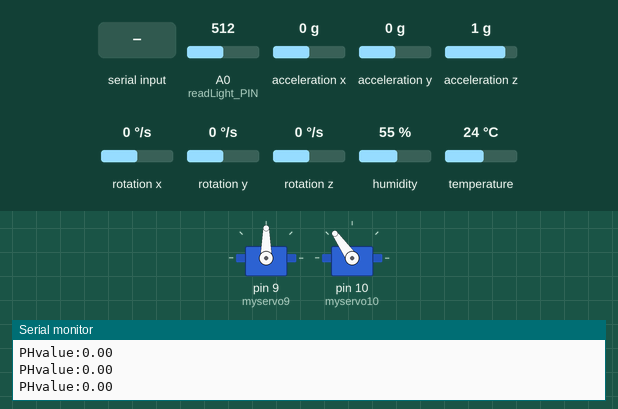
Recording of a sketch running on a simulated Arduino Uno, built with avr-gcc and run on an emulated ATmega328P. On the bench: 2 × servo, the last lines printed to the serial monitor. The inputs (shaded band) are chosen by the test bench; at power-on: A0 (readLight_PIN) = 512, acceleration x 0 g, acceleration y 0 g, acceleration z 1 g, rotation x 0 °/s, rotation y 0 °/s, rotation z 0 °/s, humidity 55 %, temperature 24 °C.

Above: at 6.6 s.
6.7 s: "y=1\n" received over Serial
At 10.64 s:
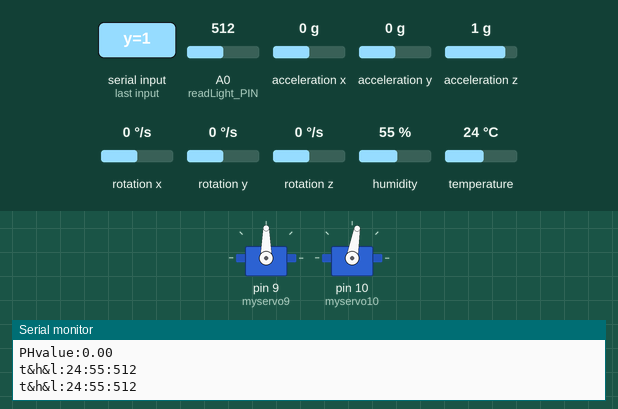
At 12.3 s:
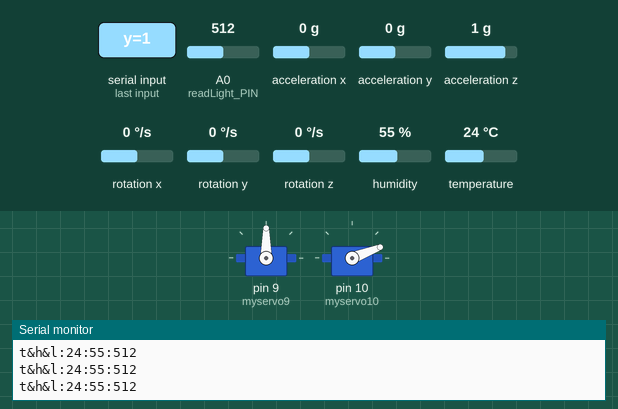
12.7 s: "y=0\n" received over Serial
At 13.59 s:
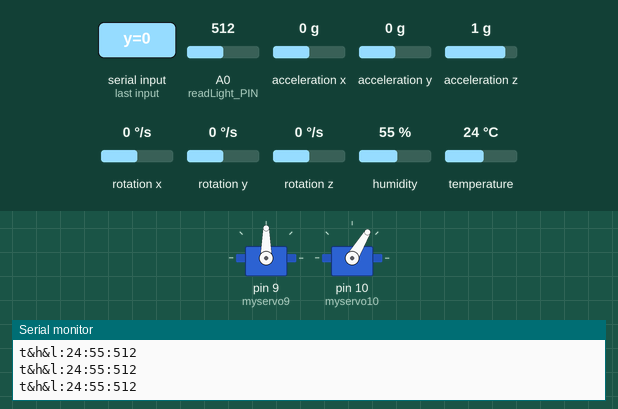
Timing chart, 0 to 16.4 s (numbered marks = the images above; inputs shaded):
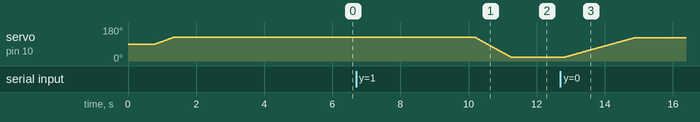

The sketch:

BabyCarriage.ino
```cpp
#include <dht.h>
#include <Servo.h>
#include "Wire.h"
#include "I2Cdev.h"
#include "MPU6050.h"


#define DHT11_PIN 2      //温湿度引脚
#define readLight_PIN A0 //用于读取光敏值的引脚
Servo myservo9;           //用于控制摇床的舵机的对象
Servo myservo10;          //用于控制遮光的舵机的对象
dht DHT;                  //用于读取温湿度的对象
MPU6050 accelgyro;        //用于控制读取六轴传感器的对象


void initModule();
void DHT11();//温湿度读取函数
void readLight();//光敏值读取函数
double  readXYZ();//读取坐标
void uartSend();//串口传输函数
String uartReceive();//串口接收函数
void orderModule(String str1);//执行指令函数
void doubleTochar(double doublex, char* ch); //double转字符数组
void intTochar(int intx, char* ch); //int转字符数组
void shadingModule(int z);//遮光模块函数0：关闭遮光 1：开启遮光
void shakerModule(int y);//摇床模块函数 1:开启摇床 0：关闭摇床且平衡摇床
void autobalanceModule(int p);//自动平衡模块1：开启平衡 0：关闭平衡


int lightValue_int = 0; //光敏值
char shakerValue = 0; //用于存储上次的摇床指令
char shadingValue = 0; //用于存储上次的遮光指令
char autobalanceValue = 0;//用于存储上次自动平衡指令
int pos9 = 0;    // 用于存储摇床舵机位置的变量
int pos10 = 0;    // 用于存储遮光舵机位置的变量
String order;   //用于接收指令
int flag = 1;
double PHvalue = 41; //六轴的平衡值
/************************六轴传感器的所需变量*********************************/
unsigned long now, lastTime = 0;
float dt;                                   //微分时间

int16_t ax, ay, az, gx, gy, gz;             //加速度计陀螺仪原始数据
float aax = 0, aay = 0, aaz = 0, agx = 0, agy = 0, agz = 0; //角度变量
long axo = 0, ayo = 0, azo = 0;             //加速度计偏移量
long gxo = 0, gyo = 0, gzo = 0;             //陀螺仪偏移量

float pi = 3.1415926;
float AcceRatio = 16384.0;                  //加速度计比例系数
float GyroRatio = 131.0;                    //陀螺仪比例系数

uint8_t n_sample = 8;                       //加速度计滤波算法采样个数
float aaxs[8] = {0}, aays[8] = {0}, aazs[8] = {0};         //x,y轴采样队列
long aax_sum, aay_sum, aaz_sum;                     //x,y轴采样和

float a_x[10] = {0}, a_y[10] = {0}, a_z[10] = {0} , g_x[10] = {0} , g_y[10] = {0}, g_z[10] = {0}; //加速度计协方差计算队列
float Px = 1, Rx, Kx, Sx, Vx, Qx;           //x轴卡尔曼变量
float Py = 1, Ry, Ky, Sy, Vy, Qy;           //y轴卡尔曼变量
float Pz = 1, Rz, Kz, Sz, Vz, Qz;           //z轴卡尔曼变量
/***************************************************************************/


void setup() {
  Serial.begin(115200);
  myservo9.attach(9);  // 舵机控制信号引脚
  myservo10.attach(10);  // 舵机控制信号引脚

  /*************六轴传感器初始化部分*******************/
  Wire.begin();
  accelgyro.initialize();                 //初始化

  unsigned short times = 200;             //采样次数
  for (int i = 0; i < times; i++)
  {
    accelgyro.getMotion6(&ax, &ay, &az, &gx, &gy, &gz); //读取六轴原始数值
    axo += ax; ayo += ay; azo += az;      //采样和
    gxo += gx; gyo += gy; gzo += gz;
  }
  axo /= times; ayo /= times; azo /= times; //计算加速度计偏移
  gxo /= times; gyo /= times; gzo /= times; //计算陀螺仪偏移
  /*************六轴传感器初始化部分*******************/
  initModule();//初始化零件
}


void loop() {

  int x;
  if(flag==1){
    initModule();//初始化零件
    flag=0;
  }

  DHT11();//获取温湿度
  readLight();//获取光敏
  uartSend();//发送数值
  order = uartReceive();//获取命令
  orderModule(order);//执行命令
  //x = readXYZ();
  //Serial.print("XXXX:");
  //Serial.println(x);
  delay(500);

}
void initModule() {

  int p9, p10,flag1=0;
  //摇床舵机初始化
  if (p9 = myservo9.read() > 90)
    for (p9 = myservo9.read(); p9 > 90; p9--) {
      myservo9.write(p9);
    }
  else if (p9 = myservo9.read() < 90)
    for (p9 = myservo9.read(); p9 < 90; p9++) {
      myservo9.write(p9);
      delay(15);
    }
  //遮光舵机初始化
  if (p10 = myservo10.read() < 125)
    for (p10 = myservo9.read(); p10 <= 125; p10++) {
      myservo10.write(p10);
      delay(15);
    }
  //坐标稳定
  while(flag1 < 20) {
    PHvalue = readXYZ();
    Serial.print("PHvalue:");
    Serial.println(PHvalue);
    flag1++;
    delay(200);
  }

}


void orderModule(String str) { //执行指令P:平衡 Y摇床 Z遮光
  //第一位字符 控制自动平衡
  if (str.charAt(0) != '0' && (str.charAt(0) == '1' || autobalanceValue == '1')) {
    //Serial.println("bbbbbbbbbbbbbbbbbbbbbbbb");
    autobalanceModule(1);//开启平衡
   // Serial.println("ssssssssssssssssssssssss");
    autobalanceValue = '1'; //更新值
  }
  else if (str.charAt(0) != '1' && (str.charAt(0) == '0' || autobalanceValue == '0')) {
    autobalanceModule(0);//关闭平衡
    autobalanceValue = '0'; //更新值
  }
  //第二位字符 控制摇床
  if (str.charAt(1) != '0' && (str.charAt(1) == '1' || shakerValue == '1')) {
    shakerModule(1);//开启摇床
    shakerValue = '1'; //更新值
  }
  else if (str.charAt(1) != '1' && (str.charAt(1) == '0' || shakerValue == '0')) {
    shakerModule(0);//关闭摇床
    shakerValue = '0'; //更新值
  }
  //第三位字符 控制遮光
  if (str.charAt(2) == '1') {
    shadingModule(1);//开启遮光
    shadingValue = '1'; //更新值
  }
  else if (str.charAt(2) == '0') {
    shadingModule(0);//开启遮光
    shadingValue = '0'; //更新值
  }
}


void autobalanceModule(int p) {
  int  posx ;
  int flag=0;
  double agx = 100;
  int n=15;
  //int nexttime = millis() + 50000; //运行10秒
  //int nowtime = 0;
  if (p == 1 ) {
    while(n--){
      agx = readXYZ();
      //Serial.println(agx);
    }


    if (agx==100) {
      agx = readXYZ();
    }
    if (agx != 100) {
      posx = myservo9.read();
      while (agx > PHvalue + 5.5 || agx < PHvalue - 5.5) { //agx超出平衡范围 进入调整

        while (agx < PHvalue - 5.5 && posx < 180) {
          posx++;
          n=5;// 步进角度1度
          myservo9.write(posx);    // 输入对应的角度值，舵机会转到此位置
          delay(10);
          while(n--)
          agx = readXYZ(); //读取X坐标
          //Serial.print("agx:");
          //Serial.println(agx);
         // posx = myservo9.read();
         flag=1;

        }

        while (agx > PHvalue + 5.5 && posx > 0) {
          posx--;
          n=5;
          myservo9.write(posx);              // 输入对应的角度值，舵机会转到此位置
          delay(10);
          while(n--)
          agx = readXYZ(); //读取X坐标
          //posx = myservo9.read();
         // Serial.print("agx:");
         // Serial.println(agx);
          flag=2;
        }
        if(flag==1){
          posx++;
          myservo9.write(posx);
        }
        else if(flag==2){
          posx--;
          myservo9.write(posx);
        }
        posx = myservo9.read();
        if (posx >= 180 || posx <= 0)
          return ;
      /* nowtime=millis();
       if (nowtime > nexttime)
          break ;*/
      }
    }
  }
  if (p == 0) {
    delay(100);
  }

}


void shakerModule(int y) {
  int nexttime = millis() + 5000; //运行10秒
  int nowtime = 0;
  int posx = 0; //临时坐标
  pos9=1;
  if (y == 1 ) { //y== 1 执行摇床
    // Serial.println("y=1");
    while (1) {
      if(pos9==1)
      for (posx = myservo9.read(); posx < 180; posx += 1) // 获取当前角度-转到180度
      {
        myservo9.write(posx);              // 输入对应的角度值，舵机会转到此位置
        delay(10);                       // 10ms后进入下一个位置
        nowtime = millis();
        if (nowtime > nexttime){
          pos9=1;
          break ;
        }

      }
      pos9=0;
      if(pos9==0)
      for (posx = myservo9.read(); posx >= 1; posx -= 1) // 获取当前角度度-0度
      {
        myservo9.write(posx);              // 输入对应的角度值，舵机会转到此位置
        delay(10);                       // 10ms后进入下一个位置
        nowtime = millis();
        if (nowtime > nexttime)
        {
          pos9=0;
          break ;
        }

      }
      pos9=1;
      if (nowtime > nexttime)
          break ;
    }
  }
  if (y == 0) { //y == 0 把床调整到平衡位置退出
    //Serial.println("y=0");
    delay(10);
    /*int i;
      double agx; //存储当前X坐标
      for (i = 0; i <= 2; i++) { //读取X两次
      agx = readXYZ(); //读取X坐标
      }

      if (agx >= -90 && agx <= 90) //排除异常值
      {
      while (agx > PHvalue + 1 || agx < PHvalue - 1 &&(posx<180&&posx>0)) { //agx超出平衡范围 进入调整
        posx = myservo9.read();
        while (agx < PHvalue - 1&&posx<=180) {
          posx++;      // 步进角度1度
          myservo9.write(posx);    // 输入对应的角度值，舵机会转到此位置
          delay(10);
          agx = readXYZ(); //读取X坐标
          posx = myservo9.read();
        }

        while (agx > PHvalue + 1&&posx>=0) {
          posx--;
          myservo9.write(posx);              // 输入对应的角度值，舵机会转到此位置
          delay(10);
          agx = readXYZ(); //读取X坐标
          posx = myservo9.read();
        }
        posx = myservo9.read();
        if(posx>=180||posx<=0)
           return ;
      }
      }
      else
      Serial.println("agx:100");*/
  }

}


void shadingModule(int z) {
  int posx;
  if (z == 0 ) { //关闭遮光
    //Serial.println("z=1");
    //delay(1000);
    for (posx = myservo10.read();  posx < 125; posx += 1) // 从读取当前值度-到125度
    {
      myservo10.write(posx);              // 输入对应的角度值，舵机会转到此位置
      delay(20);                       // 15ms后进入下一个位置
    }

  }
  else if (z == 1 ) { //开启遮光
    // Serial.println("z=0");
    //delay(100);
    for (posx = myservo10.read();  posx > 20 ; posx -= 1) // 从读取当前值度-到20度
    {
      myservo10.write(posx);
      delay(10);
    }
  }

}


void intTochar(int intx, char* ch) {
  int i = -1, c = intx;
  while (c) {
    i++;
    c = c / 10;
  }
  while (intx) {

    ch[i] = intx % 10 + '0';
    intx = intx / 10;
    i--;
  }
}


void doubleTochar(double doublex, char* ch) {
  int intx = (int)doublex;
  int i = -1, c = intx;
  while (c) {
    i++;
    c = c / 10;
  }
  while (intx) {

    ch[i] = intx % 10 + '0';
    intx = intx / 10;
    i--;
  }
}


String uartReceive() {
  String str;
  while (Serial.available() > 0) {
    str += char(Serial.read());
    delay(1);
  }
  return str;
}


void uartSend() {
  char tempValue[5] = {0};
  char humiValue[5] = {0};
  char lightValue_char[5] = {0};
  int i;
  doubleTochar(DHT.temperature, tempValue);
  doubleTochar(DHT.humidity, humiValue);
  intTochar(lightValue_int, lightValue_char);

  /*Serial.print("温度:");
    Serial.println(tempValue);
    Serial.print("湿度:");
    Serial.println(humiValue);
    Serial.print("光敏值:");
    Serial.println(lightValue_char);//4*/
  //  t&h&l:12:89:328
  String str = "t&h&l";
  str += ":";
  str += tempValue;
  str += ":";
  str += humiValue;
  str += ":";
  str += lightValue_char;
  Serial.println(str);
  // Serial.println();
}


void readLight() {

  lightValue_int = analogRead(readLight_PIN);

}


void DHT11() {

  int chk = DHT.read11(DHT11_PIN);
  /*switch (chk)
    {
    case 0:  Serial.println("OK,\t"); break;
    case -1: Serial.print("Checksum error,\t"); break;
    case -2: Serial.print("Time out error,\t"); break;
    default: Serial.print("Unknown error,\t"); break;
    }*/
}


double readXYZ() {

  unsigned long now = millis();             //当前时间(ms)
  dt = (now - lastTime) / 1000.0;           //微分时间(s)
  lastTime = now;                           //上一次采样时间(ms)

  accelgyro.getMotion6(&ax, &ay, &az, &gx, &gy, &gz); //读取六轴原始数值

  float accx = ax / AcceRatio;              //x轴加速度
  float accy = ay / AcceRatio;              //y轴加速度
  float accz = az / AcceRatio;              //z轴加速度

  aax = atan(accy / accz) * (-180) / pi;    //y轴对于z轴的夹角
  aay = atan(accx / accz) * 180 / pi;       //x轴对于z轴的夹角
  aaz = atan(accz / accy) * 180 / pi;       //z轴对于y轴的夹角

  aax_sum = 0;                              // 对于加速度计原始数据的滑动加权滤波算法
  aay_sum = 0;
  aaz_sum = 0;
  for (int i = 1; i < n_sample; i++)
  {
    aaxs[i - 1] = aaxs[i];
    aax_sum += aaxs[i] * i;
    aays[i - 1] = aays[i];
    aay_sum += aays[i] * i;
    aazs[i - 1] = aazs[i];
    aaz_sum += aazs[i] * i;
  }
  aaxs[n_sample - 1] = aax;
  aax_sum += aax * n_sample;
  aax = (aax_sum / (11 * n_sample / 2.0)) * 9 / 7.0; //角度调幅至0-90°
  aays[n_sample - 1] = aay;                      //此处应用实验法取得合适的系数
  aay_sum += aay * n_sample;                     //本例系数为9/7
  aay = (aay_sum / (11 * n_sample / 2.0)) * 9 / 7.0;
  aazs[n_sample - 1] = aaz;
  aaz_sum += aaz * n_sample;
  aaz = (aaz_sum / (11 * n_sample / 2.0)) * 9 / 7.0;

  float gyrox = - (gx - gxo) / GyroRatio * dt; //x轴角速度
  float gyroy = - (gy - gyo) / GyroRatio * dt; //y轴角速度
  float gyroz = - (gz - gzo) / GyroRatio * dt; //z轴角速度
  agx += gyrox;                             //x轴角速度积分
  agy += gyroy;                             //x轴角速度积分
  agz += gyroz;
  /* kalman start */
  Sx = 0; Rx = 0;
  Sy = 0; Ry = 0;
  Sz = 0; Rz = 0;
  for (int i = 1; i < 10; i++)
  { //测量值平均值运算
    a_x[i - 1] = a_x[i];                    //即加速度平均值
    Sx += a_x[i];
    a_y[i - 1] = a_y[i];
    Sy += a_y[i];
    a_z[i - 1] = a_z[i];
    Sz += a_z[i];
  }
  a_x[9] = aax;
  Sx += aax;
  Sx /= 10;                                 //x轴加速度平均值
  a_y[9] = aay;
  Sy += aay;
  Sy /= 10;                                 //y轴加速度平均值
  a_z[9] = aaz;
  Sz += aaz;
  Sz /= 10;

  for (int i = 0; i < 10; i++)
  {
    Rx += sq(a_x[i] - Sx);
    Ry += sq(a_y[i] - Sy);
    Rz += sq(a_z[i] - Sz);
  }
  Rx = Rx / 9;                              //得到方差
  Ry = Ry / 9;
  Rz = Rz / 9;
  Px = Px + 0.0025;                         // 0.0025在下面有说明...
  Kx = Px / (Px + Rx);                      //计算卡尔曼增益
  agx = agx + Kx * (aax - agx);             //陀螺仪角度与加速度计速度叠加
  Px = (1 - Kx) * Px;                       //更新p值

  Py = Py + 0.0025;
  Ky = Py / (Py + Ry);
  agy = agy + Ky * (aay - agy);
  Py = (1 - Ky) * Py;
  Pz = Pz + 0.0025;
  Kz = Pz / (Pz + Rz);
  agz = agz + Kz * (aaz - agz);
  Pz = (1 - Kz) * Pz;

  /* kalman end */

    /*Serial.print(agx);Serial.print(",");
    Serial.print(agy);Serial.print(",");
    Serial.print(agz);Serial.println();*/

  if (agx > -100 && agx < 100)
    return agx;
  else
    return 100;

}
```

Measured:
- after the input at 6.7 s, servo on pin 10 (myservo10): moves from 125° to 21° over 1.0 s, starting after 3.5 s
- after the input at 12.7 s, servo on pin 10 (myservo10): moves from 21° to 124° over 2.0 s, starting after 0.14 s
